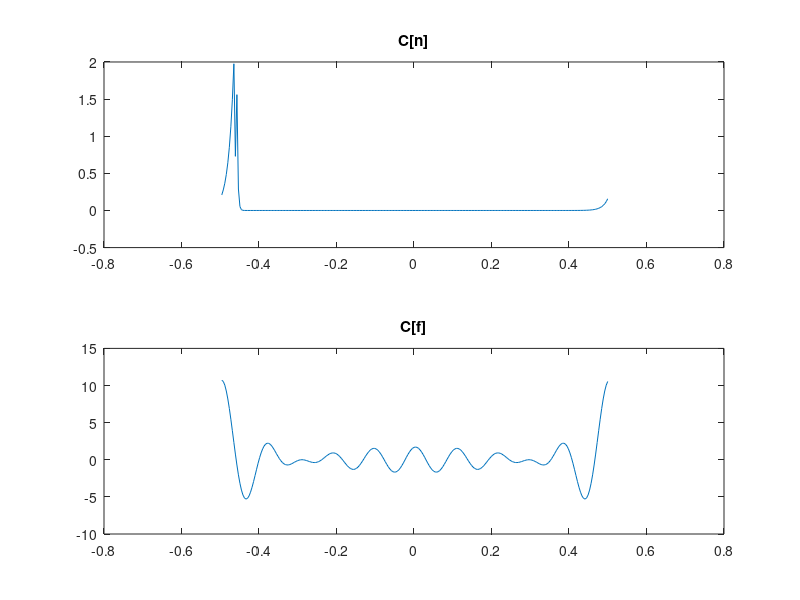

This figure's MATLAB source:
###Homework of the equilizer and target channel
clc
clear all
close all
targ_n=[zeros(9,1);1;0.5;1]; #The channel we want to have_window_system
xn=[0.53 0.80 0.13]'; #This is the actual value of the channel. 

targ_f=fftshift(fft(targ_n,256)); #Target channel in the frequency domain
f=-1/2+1/256:1/256:1/2; #This is the ferquency range
subplot(2,2,1);
plot(f,targ_f);
title('targ[f]')
Xf=fftshift(fft(xn,256));
subplot(2,2,2);
plot(f,Xf);
title('XD[f]')
cf=(targ_f./Xf);
subplot(2,2,3);
plot(f,cf)
title('Equalizer C[f]')
cn=ifft(cf,256);
n=-1/2+1/256:1/256:1/2;
subplot(2,2,4);
plot(n,cn)
title('C[n]');

subplot(2,1,1);
plot(n,cn)
title('C[n]');
subplot(2,1,2);
plot(f,cf)
title('C[f]')